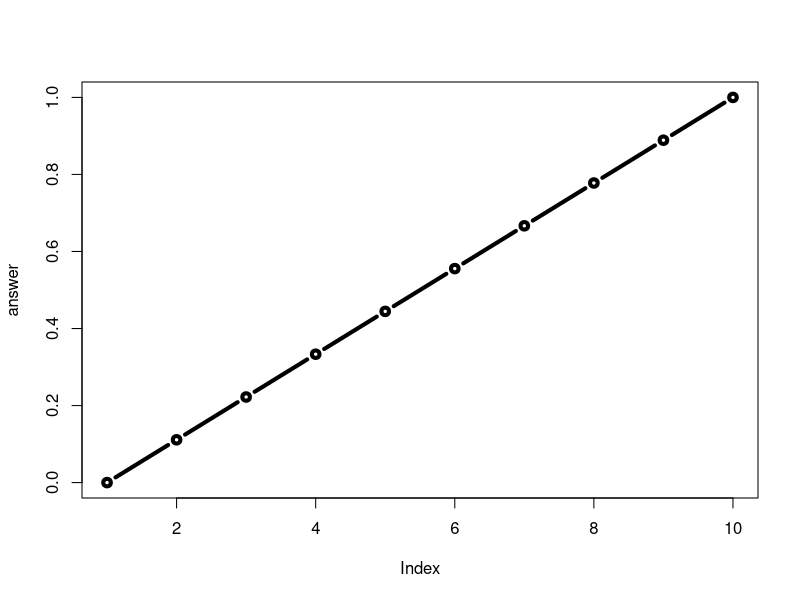

This chart was generated by the following R code:
rescale02 <- function(x, na.rm=TRUE) {
  rng <- range(x, na.rm=na.rm)
  (x-rng[1]) / (rng[2] - rng[1])
}


rescale <- function(x, na.rm=TRUE, plot=FALSE) {
  rng <- range(x, na.rm=na.rm)
  answer <- (x-rng[1]) / (rng[2] - rng[1])
  print ("is it me you are looking for?")
  if(plot) {
    plot(answer, type="b", lwd=4)
  }
  print("I can see it in...")
  return(answer)
}

rescale(1:10)

rescale(1:10, plot=TRUE)